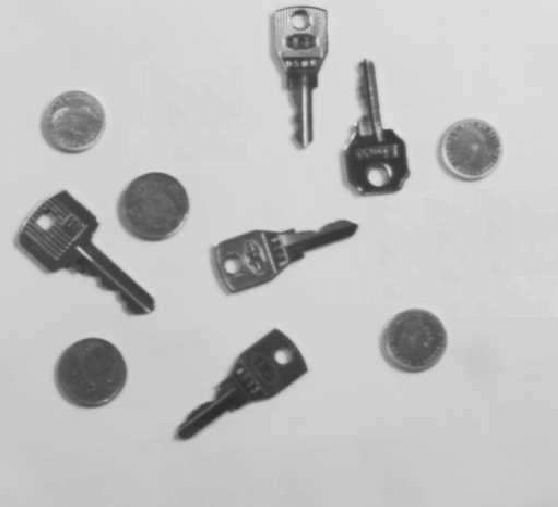
#> input picture Ejemplos/ejemplosTemas8y9/images/llaves_monedas.png, 558 x 507 px, found by its file name
$ python ejemplo1.py
#> lines starting #> are read from the running program, lines starting #| are printed output that depends on the picture; after the words box and inside, x2 and y2 are one past the last pixel; in counts of white or black regions, pixels touching at a corner belong together
import numpy as np
import skimage as ski
import matplotlib.pyplot as plt

img = ski.io.imread("Ejemplos/ejemplosTemas8y9/images/llaves_monedas.png")
#> img is the input picture: shape (507, 558); min 42, max 229, mean 191.6

umbral_otsu = ski.filters.threshold_otsu(img)
#> umbral_otsu = 151
img_umbralizada = img < umbral_otsu  # Objetos más oscuros que el fondo
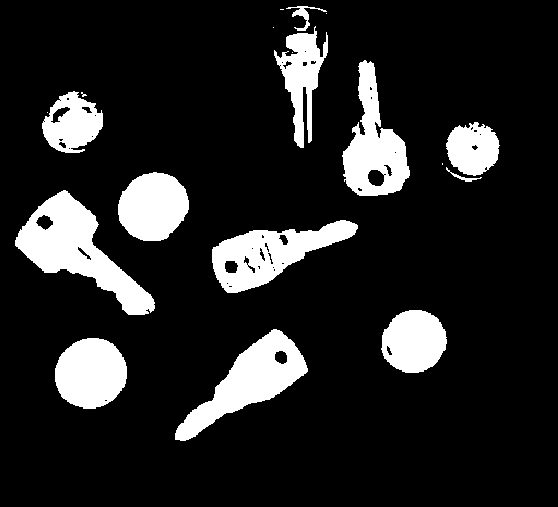
#> img_umbralizada: shape (507, 558) bool; 14.1% white; 19 white regions (7 under 20 px), largest, box (x1, y1, x2, y2) and area: (15, 190, 155, 315) 6568, (175, 329, 308, 441) 5338, (212, 220, 358, 293) 4922
print(f"Umbral seleccionado (Otsu): {umbral_otsu}")
#| Umbral seleccionado (Otsu): 151

##### Tema 9 #####
st_elem = ski.morphology.disk(12)
img_cierre = ski.morphology.binary_closing(img_umbralizada, footprint=st_elem)
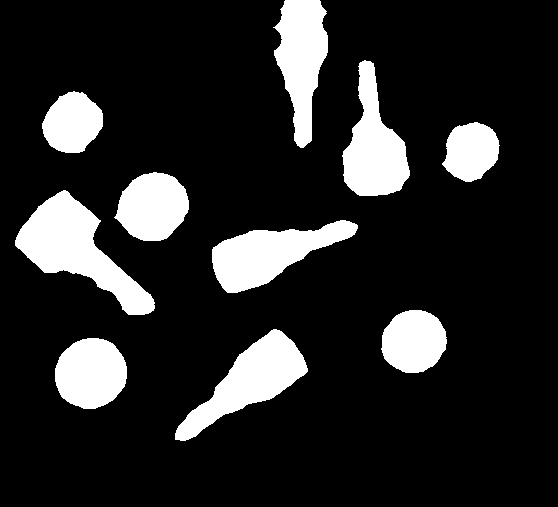
#> img_cierre: shape (507, 558) bool; 15.5% white; 10 white regions
##################

img_etiquetada = ski.morphology.label(img_cierre)
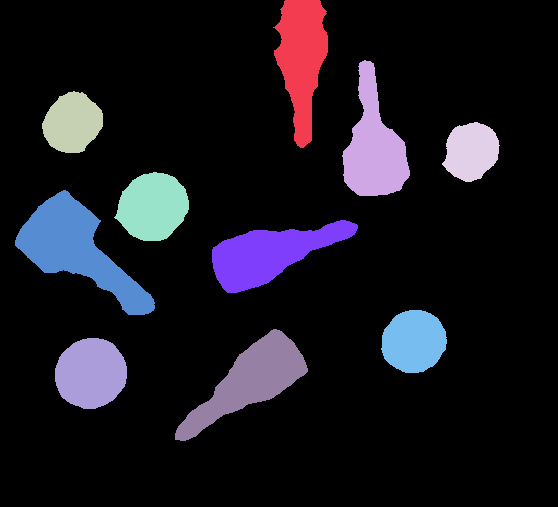
#> img_etiquetada: shape (507, 558) int32; 11 distinct labels, from 0 to 10; one colour per label, 0 black

props = ski.measure.regionprops(img_etiquetada)
#> props = 10 regions; largest, box (x1, y1, x2, y2) and area: (15, 190, 155, 315) 6889, (175, 329, 308, 441) 5524, (212, 220, 358, 293) 5290, (342, 60, 410, 196) 5025, (273, 0, 328, 148) 4930
for p in props:
    print(f"Etiqueta: {p.label} Área: {p.area} Excentricidad: {p.eccentricity:.2f}")
#> this loop made 10 passes
#| Etiqueta: 1 Área: 4930.0 Excentricidad: 0.95
#| Etiqueta: 2 Área: 5025.0 Excentricidad: 0.89
#| Etiqueta: 3 Área: 2768.0 Excentricidad: 0.47
#| Etiqueta: 4 Área: 2519.0 Excentricidad: 0.51
#| Etiqueta: 5 Área: 3790.0 Excentricidad: 0.44
#| Etiqueta: 6 Área: 6889.0 Excentricidad: 0.91
#| Etiqueta: 7 Área: 5290.0 Excentricidad: 0.94
#| Etiqueta: 8 Área: 3222.0 Excentricidad: 0.36
#> (further printed lines are left out)

img_monedas = np.zeros(img.shape)
contador_monedas = 0
for p in props:
    if p.eccentricity < 0.75:
        img_monedas[img_etiquetada == p.label] = p.label
        contador_monedas += 1
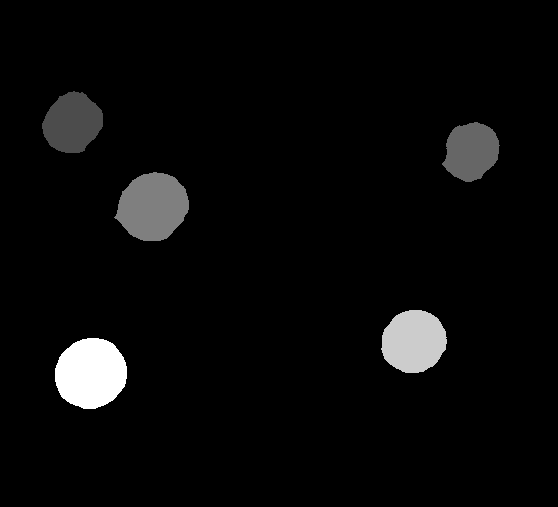
#> img_monedas: shape (507, 558) float64; min 0, max 10, mean 0.365; drawn with min black and max white
#> after the loop, contador_monedas = 5
print(f"Detectadas {contador_monedas} monedas")
#| Detectadas 5 monedas

# Visualizar resultados
fig, axs = plt.subplots(2, 3, layout="constrained")
for ax in axs.ravel():
    ax.set_axis_off()
fig.suptitle("Segmentación por umbralización", fontsize=24)

axs[0, 0].imshow(img, cmap="gray")
axs[0, 0].set_title("Original", fontsize=16)

histograma, centros = ski.exposure.histogram(img)
#> histograma = 188 values, max 35858 at index 169, min 0 at index 1, mean 1504.8; centros = 188 values from 42 to 229
axs[0, 1].bar(centros, histograma, 1.1)
axs[0, 1].set_title("Histograma", fontsize=16)
axs[0, 1].set_axis_on()
axs[0, 1].set_xticks([0, 64, 128, 192, 255])

axs[0, 2].imshow(img_umbralizada, cmap="gray")
axs[0, 2].set_title("Umbralizada", fontsize=16)

axs[1, 0].imshow(img_cierre, cmap="gray")
axs[1, 0].set_title("Cierre", fontsize=16)

axs[1, 1].imshow(img_etiquetada, interpolation="None", cmap="jet")
axs[1, 1].set_title("Componentes conexas", fontsize=16)

axs[1, 2].imshow(img_monedas, interpolation="None", cmap="jet")
axs[1, 2].set_title("Monedas", fontsize=16)

plt.show()
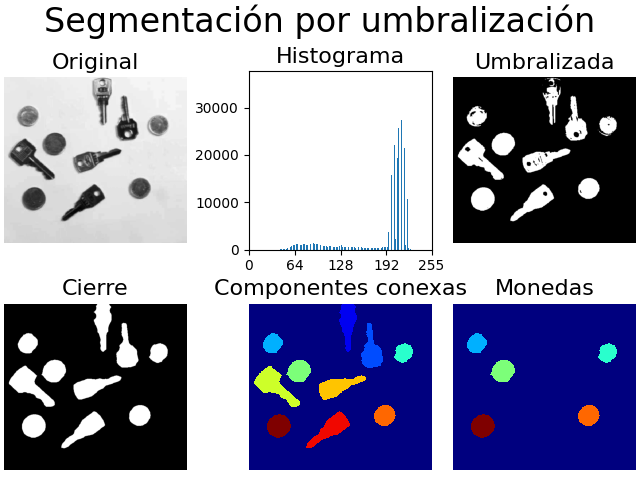
#> figure drawn by matplotlib, 6 panels; panel 2: tallest bar 35858 high, from x = 210.4 to 211.5
